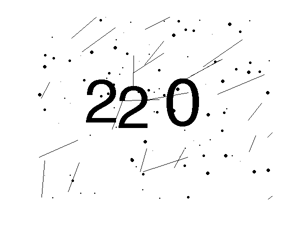
%> input picture lab-5/imagedata/train_0019.png, 301 x 225 px
$ octave --eval "result = myclassifier(imread('imagedata/train_0019.png'));"   (GNU Octave 9; MATLAB toolbox functions it lacks are replaced by stand-ins)
%> lines starting %> are read from the running program, lines starting %| are printed output that depends on the picture; in (x1, y1, x2, y2) boxes, pixels count from 0 and x2, y2 are one past the last pixel; in counts of white or black regions, pixels touching at a corner belong together; the program's own positions count from 1
% Classification based on regionprops
% Currently gives 0.935833 precision, with a runtime of ~20s

function result = myclassifier(Im)

    % clean the image to remove noise,
    % and skeletonize the numbers
    Im = imclean(Im);
    Im = ~Im; % make the background pixels have value 0

    % compute properties of the regions
    RP = regionprops(Im, 'Extrema', 'EulerNumber', 'Image');
    Ext = cat(1,RP.Extrema);
    E = cat(1,RP.EulerNumber);
    nObjects = length(RP);

    % how much wider is a 2 than a 1?
    % the number is experimentally derived, to
    % get the best performance on the training data
    tol = 2;
    result = zeros(3,1); % pre-allocate for performance, and ensure that None is never returned
    %% The case where no digits overlap:
    if nObjects == 3
        for i = 1:3
            if E(i) == 0 % only zeros have holes
                result(i) = 0;
            else
                % look at difference between top-right and right-bottom to
                % determine if the region is a 1 or not
                if abs(Ext(8*(i-1)+4, 1) - Ext(8*(i-1)+2, 1)) < tol
                   result(i) = 1;
                else
                    result(i) = 2;
                end
            end
        end
    else
        %% The case where two digits overlap:
        if nObjects == 2 % We don't think there is training data where all digits overlap?
            Images = {RP.Image};
            Height(1) = size(Images{1},1);
            Height(2) = size(Images{2},1);
            Width(1) = size(Images{1},2);
            Width(2) = size(Images{2},2);
            % if the first component is two numbers
            if  Width(1) > Width(2)
                % split the first component
                Images{1} = bwmorph(Images{1}, 'thicken',1); % makes finding a split a little more consistent
                split = findSplit2(Images{1}, Width(1), Height(1)); % find x-coordinate of split
                Images{1} = bwmorph(Images{1}, 'thicken',1); % ensure we don't cut open a 0
                Images{1}(:,floor(split)) = 0; % do split
                % classify the first two numbers
                % regionprops of first two numbers
                RP = regionprops(Images{1}, 'Extrema', 'EulerNumber', 'Area');
                Extc = cat(1,RP.Extrema);
                Ec = cat(1,RP.EulerNumber);
                Ac = cat(1,RP.Area);
                % In case a third component was created by splitting,
                % and its area is larger than the second component,
                % copy its values to the second component
                if length(RP) == 3 && Ac(2) < Ac(3)
                    Extc(9) = Extc(17);Extc(10) = Extc(18);
                    Extc(11) = Extc(19);Extc(12) = Extc(20);
                    Extc(13) = Extc(21);Extc(14) = Extc(22);
                    Extc(15) = Extc(23);Extc(16) = Extc(24);
                    Ec(2) = Ec(3);
                end
                for i = 1:2
                    if Ec(i) == 0 % only zeros have holes
                        result(i) = 0;
                    else
                        % look at difference between top-right and right-bottom to
                        % determine if the region is a 1 or not
                        if abs(Extc(8*(i-1)+4, 1) - Extc(8*(i-1)+2, 1)) < tol
                           result(i) = 1;
                        else
                            result(i) = 2;
                        end
                    end
                end
                % classify the last number
                if E(2) == 0 % only zeros have holes
                    result(3) = 0;
                else
                    % look at difference between top-right and right-bottom to
                    % determine if the region is a 1 or not
                    if abs(Ext(8*1+4, 1) - Ext(8*1+2, 1)) < tol
                       result(3) = 1;
                    else
                        result(3) = 2;
                    end
                end
            else
                % else, the second component is two numbers
                % classify the first number
                if E(1) == 0 % only zeros have holes
                    result(1) = 0;
                else
                    % look at difference between top-right and right-bottom to
                    % determine if the region is a 1 or not
                    if abs(Ext(4, 1) - Ext(2, 1)) < tol
                       result(1) = 1;
                    else
                        result(1) = 2;
                    end
                end
                % split the second component
                Images{2} = bwmorph(Images{2}, 'thicken',1); % makes finding a split a little more consistent
                split = findSplit2(Images{2}, Width(2), Height(2)); % find x-coordinate of split
                Images{2} = bwmorph(Images{2}, 'thicken',1); % ensure we don't cut open a 0
                Images{2}(:,floor(split)) = 0; % do split
                % classify the last two numbers
                % regionprops of last two numbers
                RP = regionprops(Images{2}, 'Extrema', 'EulerNumber', 'Area');
                Extc = cat(1,RP.Extrema);
                Ec = cat(1,RP.EulerNumber);
                Ac = cat(1,RP.Area);
                % In case a third component was created by splitting,
                % and its area is larger than the second component,
                % copy its values to the second component
                if length(RP) == 3 && Ac(2) < Ac(3)
                    Extc(9) = Extc(17);Extc(10) = Extc(18);
                    Extc(11) = Extc(19);Extc(12) = Extc(20);
                    Extc(13) = Extc(21);Extc(14) = Extc(22);
                    Extc(15) = Extc(23);Extc(16) = Extc(24);
                    Ec(2) = Ec(3);
                end
                % classify the last numbers
                for i = 1:2
                    if Ec(i) == 0 % only zeros have holes
                        result(i+1) = 0;
                    else
                        % look at difference between top-right and right-bottom to
                        % determine if the region is a 1 or not
                        if abs(Extc(8*(i-1)+4, 1) - Extc(8*(i-1)+2, 1)) < tol
                           result(i+1) = 1;
                        else
                            result(i+1) = 2;
                        end
                    end
                end
            end
        end
    end
end

%% find the x-coordinate of where to split the passed component into two,
% so that the numbers detected are the same
function res = findSplit2(Im, width, height)

    Im = ~Im; % invert, so that what was the background is now a set of regions

    % only consider splits within these coordinates
    ubound = floor(width*0.75);
    lbound = floor(width*0.25);
    Im = Im(:,lbound:ubound);

    % get properties of the regions
    RP = regionprops(Im, 'Extrema');
    nObjects = length(RP);
    Ext = cat(1,RP.Extrema);

    % default split
    minx = width*0.5 - lbound / 2.0;
    miny = height*0.5; % split in the middle if nothing good enough is found

    % split in the x-coordinate where the highest "bottom-right" pixel is
    for i = 1:nObjects
        x = Ext(8*(i-1)+5, 1);
        y = Ext(8*(i-1)+5, 2);
        if y < miny
            miny = y;
            minx = x;
        end
    end
    % add lbound, since we removed it earlier
    % also, subtracting 1 improves the resulting performance on the test images, don't know why
    res = minx + lbound -1;
end

%% "Cleans" the passed image
function res = imclean(Im)

  % grayscale
  Im = imbinarize(Im, graythresh(Im));
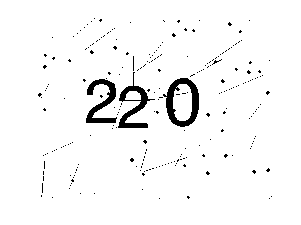
%> Im: size 225x301 logical; 96.3% white; 238 black regions (235 under 20 px), largest, box (x1, y1, x2, y2) and area: (163, 78, 199, 127) 729, (118, 72, 155, 128) 578, (86, 79, 117, 123) 569
  % do some cleaning
  Im = ~Im; % invert, since the passed image has white background
  Im = bwmorph(Im, 'erode'); % remove small objects
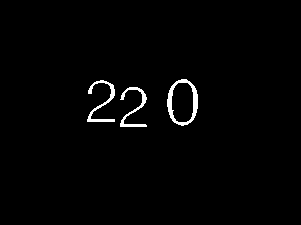
%> Im: size 225x301 logical; 1.5% white; 3 white regions, box (x1, y1, x2, y2) and area: (167, 79, 198, 126) 432, (87, 80, 115, 122) 302, (120, 87, 147, 127) 287
  Im = bwmorph(Im, 'skel', Inf); % skeletonize the remaining objects
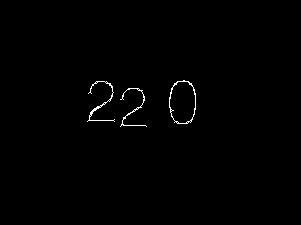
%> Im: size 225x301 logical; 0.62% white in thin lines or dots, all inside (x1, y1, x2, y2) = (87, 80, 196, 127)
  Im = bwmorph(Im, 'spur'); % remove "spur" pixels
%> Im: size 225x301 logical; 0.6% white in thin lines or dots, all inside (x1, y1, x2, y2) = (88, 80, 196, 126)
  Im = bwmorph(Im, 'clean'); % remove small dots which are not connected to the numbers
  Im = bwmorph(Im, 'diag'); % ensure that the pixels of the digits are 8-connected
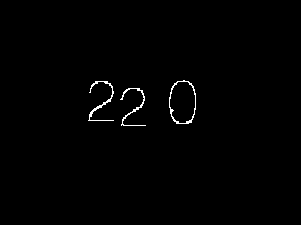
%> Im: size 225x301 logical; 0.74% white in thin lines or dots, all inside (x1, y1, x2, y2) = (88, 80, 196, 126)
  res = ~Im; % re-invert, to return an image with white background

end
%> in myclassifier, `RP = regionprops(Im, 'Extrema', 'EulerNumber', 'Image');`: RP = 3 regions; EulerNumber: 1, 1, 0
%> in myclassifier, `Ext = cat(1,RP.Extrema);`: Ext = 24 rows, first 12: [95.5 81.5; 108.5 81.5; 114.5 91.5; 114.5 121.5; 114.5 121.5; 88.5 121.5; 88.5 121.5; 88.5 120.5; 128.5 88.5; 140.5 88.5; 146.5 125.5; 146.5 126.5]
%> in myclassifier, `E = cat(1,RP.EulerNumber);`: E = [1; 1; 0]
%> in myclassifier, `nObjects = length(RP);`: nObjects = 3
%> after the loop in myclassifier, `for i = 1:3`: result = [2; 2; 0]

$ run again, on lab-5/imagedata/train_0020.png
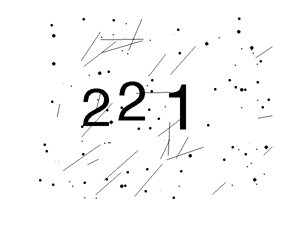
%> input picture lab-5/imagedata/train_0020.png, 301 x 225 px
%> in imclean, `Im = imbinarize(Im, graythresh(Im));`:
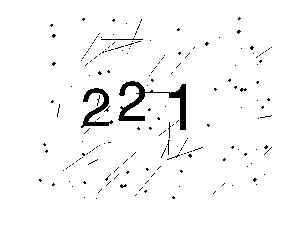
%> Im: size 225x301 logical; 96.9% white; 181 black regions (178 under 20 px), largest, box (x1, y1, x2, y2) and area: (118, 81, 186, 130) 843, (81, 88, 113, 128) 435, (101, 38, 143, 40) 43
%> in imclean, `Im = bwmorph(Im, 'diag');`:
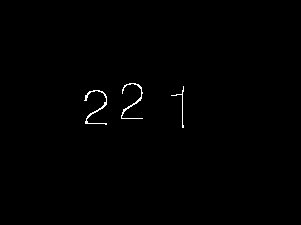
%> Im: size 225x301 logical; 0.49% white in thin lines or dots, all inside (x1, y1, x2, y2) = (84, 83, 184, 128)
%> RP = 3 regions; EulerNumber: 1, 1, 1
%> Ext = 24 rows, first 12: [93.5 90.5; 100.5 90.5; 107.5 96.5; 107.5 125.5; 107.5 125.5; 105.5 125.5; 84.5 101.5; 84.5 100.5; 129.5 83.5; 136.5 83.5; 143.5 92.5; 143.5 119.5]
%> E = [1; 1; 1]
%> nObjects = 3
%> after the loop in myclassifier, `for i = 1:3`: result = [2; 2; 1]

$ run again, on lab-5/imagedata/train_0033.png
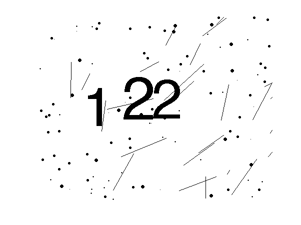
%> input picture lab-5/imagedata/train_0033.png, 301 x 225 px
%> in imclean, `Im = bwmorph(Im, 'diag');`:
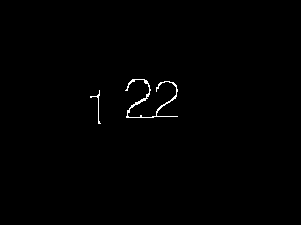
%> Im: size 225x301 logical; 0.54% white in thin lines or dots, all inside (x1, y1, x2, y2) = (90, 79, 178, 124)
%> in myclassifier, `RP = regionprops(Im, 'Extrema', 'EulerNumber', 'Image');`: RP = 2 regions; EulerNumber: 1, 1
%> in myclassifier, `Ext = cat(1,RP.Extrema);`: Ext = 16 rows, first 12: [99.5 90.5; 100.5 90.5; 101.5 123.5; 101.5 124.5; 101.5 124.5; 98.5 124.5; 90.5 98.5; 90.5 96.5; 132.5 79.5; 145.5 79.5; 178.5 89.5; 178.5 117.5]
%> E = [1; 1]
%> in myclassifier, `nObjects = length(RP);`: nObjects = 2
%> Images = 2 items
%> ubound = 39
%> lbound = 13
%> in findSplit2, `Im = Im(:,lbound:ubound);`:
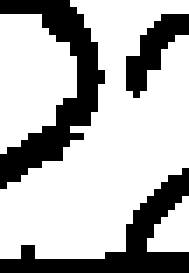
%> Im: size 39x27 logical (shown 7 times larger); 70.9% white; 3 black regions, box (x1, y1, x2, y2) and area: (0, 0, 15, 27) 143, (0, 24, 27, 39) 116, (18, 2, 27, 14) 47
%> in findSplit2, `RP = regionprops(Im, 'Extrema');`: RP = 3 items
%> in findSplit2, `nObjects = length(RP);`: nObjects = 3
%> in findSplit2, `Ext = cat(1,RP.Extrema);`: Ext = 24 rows, first 12: [0.5 2.5; 6.5 2.5; 11.5 8.5; 11.5 14.5; 1.5 22.5; 0.5 22.5; 0.5 22.5; 0.5 2.5; 10.5 0.5; 27.5 0.5; 27.5 0.5; 27.5 24.5]
%> minx = 20
%> miny = 19.5
%> the loop in findSplit2, `for i = 1:nObjects` made 3 passes
%> (x, y) on passes 1 to 3: (1.5, 22.5), (15.5, 37.5), (27.5, 36.5)
%> in findSplit2, `res = minx + lbound -1;`: res = 32
%> in myclassifier, `RP = regionprops(Images{2}, 'Extrema', 'EulerNumber', 'Area');`: RP = 3 regions; Area and EulerNumber: 482 1, 374 1, 11 1
%> Extc = 24 rows, first 12: [5.5 0.5; 23.5 0.5; 31.5 30.5; 31.5 39.5; 31.5 39.5; 0.5 39.5; 0.5 39.5; 0.5 7.5; 29.5 8.5; 31.5 8.5; 31.5 8.5; 31.5 14.5]
%> Ec = [1; 1; 1]
%> Ac = [482; 11; 374]
%> after the loop in myclassifier, `for i = 1:2`: result = [1; 2; 2]
